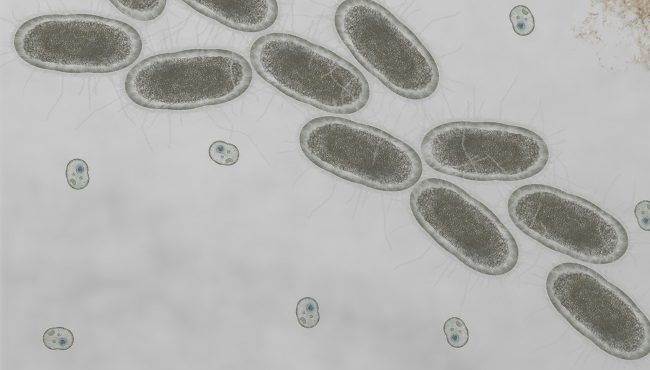
#> input picture bacteria.jpg, 1300 x 740 px (shown at 1/2 size)
$ jupyter execute 04_SciPy.ipynb
#> lines starting #> are read from the running program, lines starting #| are printed output that depends on the picture; after the words box and inside, x2 and y2 are one past the last pixel; in counts of white or black regions, pixels touching at a corner belong together
[cell 1]
import numpy as np
import matplotlib.pyplot as plt
from scipy.interpolate import interp1d
from scipy import optimize, signal, fftpack, ndimage

# Interpolations

[cell 2]
x = np.linspace(0, 10, 10)
y = x**2

f = interp1d(x, y, kind='linear')   # kind = linear, cubic, nearest, etc. (cf. doc)

new_x = np.linspace(0, 10, 30)
new_y = f(new_x)
plt.scatter(x, y)
plt.scatter(new_x, new_y)
plt.show()

# Optimisation
## Curve fit

[cell 3]
x = np.linspace(0, 2, 100)
y = 1/3*x**3 - 3/5*x**2 + 2 + np.random.randn(x.shape[0])/20
plt.scatter(x, y)
plt.show()

[cell 4]
def f(x, a, b, c, d):
    return a*x**3 + b*x**2 + c*x + d

[cell 5]
params, param_cov = optimize.curve_fit(f, x, y)  # Renvoie les paramètres de la fonction et la matrice de covariance

[cell 6]
plt.scatter(x, y)
plt.plot(x, f(x, params[0], params[1], params[2], params[3]), c='g')
#> figure, not shown here; curve peaks at x = 2, y = 2.31

## Minimisation

[cell 7]
def f(x):
    return x**2 + 15*np.sin(x)

[cell 8]
mini = optimize.minimize(f, x0=-10).x

[cell 9]
x = np.linspace(-10, 10, 100)
plt.plot(x, f(x))
plt.scatter(mini, f(mini), c='r', s=50)
plt.show()
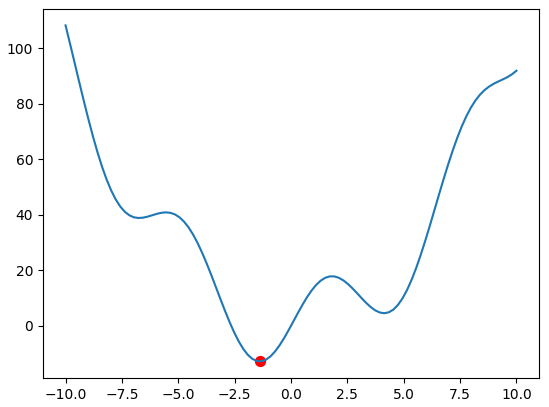
#> figure drawn by matplotlib, 1 panel; curve peaks at x = -10, y = 108.2

# Traitement du signal / FFT

[cell 10]
x = np.linspace(0, 30, 1000)
y = 3*np.sin(x) + 2*np.sin(5*x) + np.sin(10*x)
plt.plot(x, y)
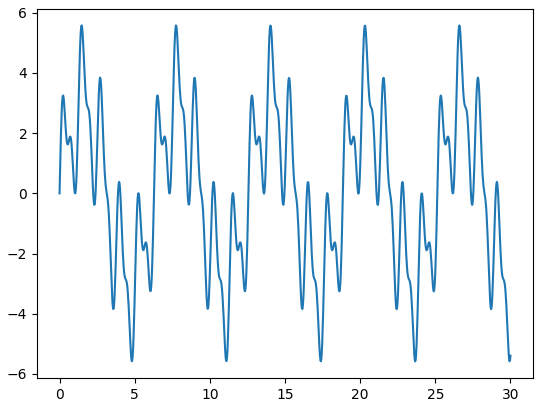
#> figure drawn by matplotlib, 1 panel; curve peaks at x = 1.47, y = 5.58

[cell 11]
fourier = fftpack.fft(y)
power = np.abs(fourier)
freqs = fftpack.fftfreq(y.size)

[cell 12]
plt.plot(np.abs(freqs), power)
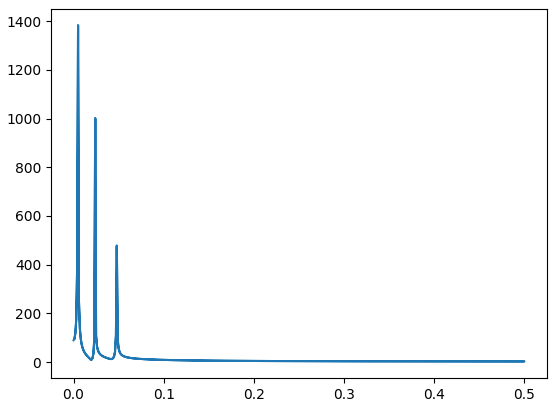
#> figure drawn by matplotlib, 1 panel

[cell 13]
y = 3*np.sin(x) + 2*np.sin(5*x) + np.sin(10*x) + np.random.random(x.shape[0])*10
fourier = fftpack.fft(y)
power = np.abs(fourier)
freqs = fftpack.fftfreq(y.size)
plt.plot(np.abs(freqs), power)
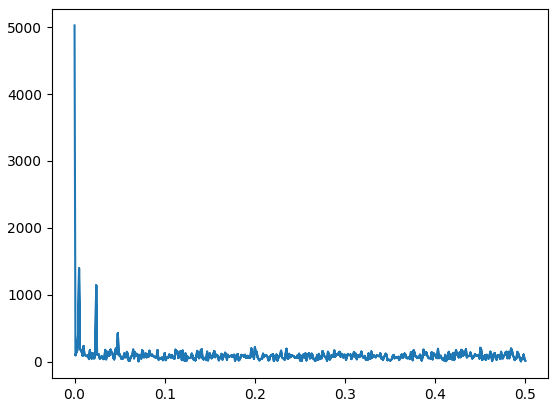
#> figure drawn by matplotlib, 1 panel

[cell 14]
# Filtrage
fourier[power<400] = 0
filtered_sig = fftpack.ifft(fourier)
plt.plot(x, filtered_sig)
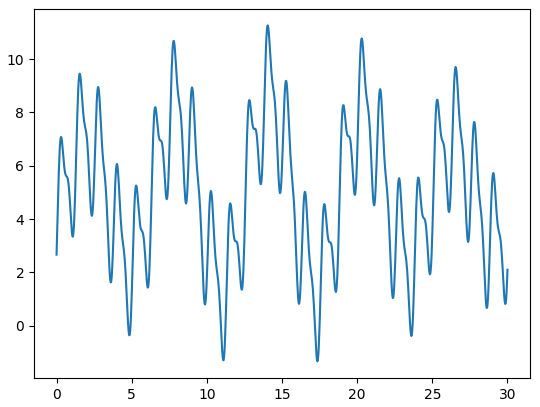
#> figure drawn by matplotlib, 1 panel; curve peaks at x = 14.05, y = 11.27

# Image processing

[cell 15]
# On charge une image qu'on va analyser
# Ici, une photo au microscope de bactéries
image = plt.imread('bacteria.jpg')
#> image is the input picture: shape (740, 1300, 3); mean R, G, B 176.3, 176.3, 174
image = image[:,:,0]
#> image: shape (740, 1300)
plt.imshow(image, cmap='gray')

[cell 16]
# On crée une copie qu'on va modifier (avec la méthode ravel)
image2 = np.copy(image)
# On affiche l'histogramme.
plt.hist(image2.ravel(), bins=255)
plt.show()
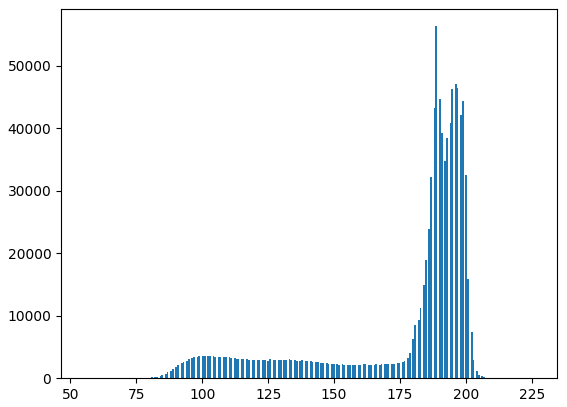
#> figure drawn by matplotlib, 1 panel; tallest bar 56289 high, from x = 188.4 to 189.1

[cell 17]
# On veut séparer le fond. Pour cela, on détermine le seuil à appliquer en regardant l'histogramme
# On fait du boolean indexing pour filter les pixels dont la valeur < 175
image = image < 170
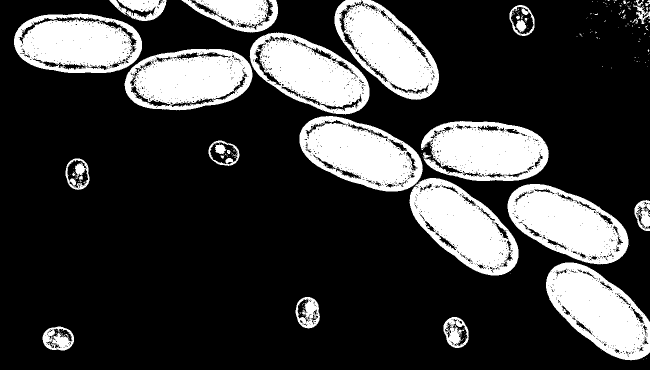
#> image: shape (740, 1300) bool (shown at 1/2 size); 23.5% white; 310 white regions (278 under 20 px), largest, box (x1, y1, x2, y2) and area: (1092, 525, 1300, 721) 23422, (1015, 368, 1257, 529) 23389, (819, 356, 1037, 551) 23295
# On peut afficher directement la nouvelle matrice même si elle ne contient que True/False
# On voit bien se détacher les bactéries, plus d'autres points en bas à gauche et du bruit en haut à droite
plt.imshow(image)

[cell 18]
# On applique un peu de morphologie pour supprimer le bruit
# C'est mieux mais pas encore top
filtered_image = ndimage.binary_opening(image)
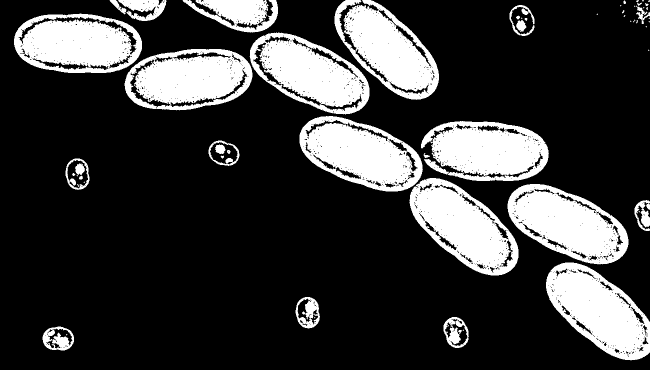
#> filtered_image: shape (740, 1300) bool (shown at 1/2 size); 23% white; 63 white regions (29 under 20 px), largest, box (x1, y1, x2, y2) and area: (1092, 525, 1300, 721) 23250, (1015, 368, 1257, 529) 23148, (819, 356, 1037, 551) 22997
plt.imshow(filtered_image)

[cell 19]
# On associe un label à chaque groupe de pixels contigus
# On obtient une image de labels et le nb total de labels placés
# On peut afficher directement la matrice des labels
label_image, nb_label = ndimage.label(filtered_image)
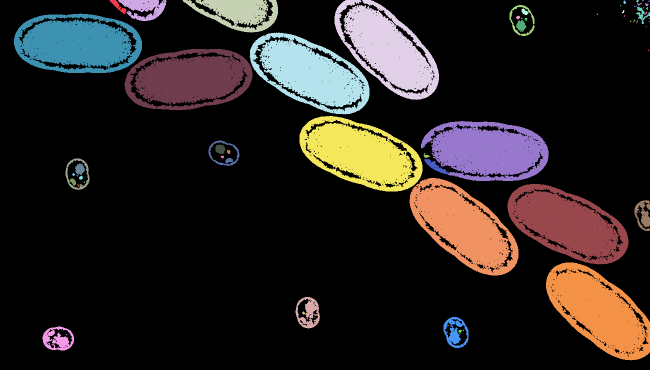
#> label_image: shape (740, 1300) int32 (shown at 1/2 size); 76 distinct labels, from 0 to 75; one colour per label, 0 black
#> nb_label = 75
print(nb_label)
#| 75
plt.imshow(label_image)

[cell 20]
# On détermine la taille de chaque groupe de pixels
sizes = ndimage.sum(filtered_image, label_image, range(nb_label))
#> sizes = 75 values, max 23250 at index 66, min 0 at index 0, mean 2946.7
# On peut tracer ça sur un graph
# On voit clairement que certains groupes contiennent bxp de pixels (les bactéries)
plt.scatter(range(nb_label), sizes)
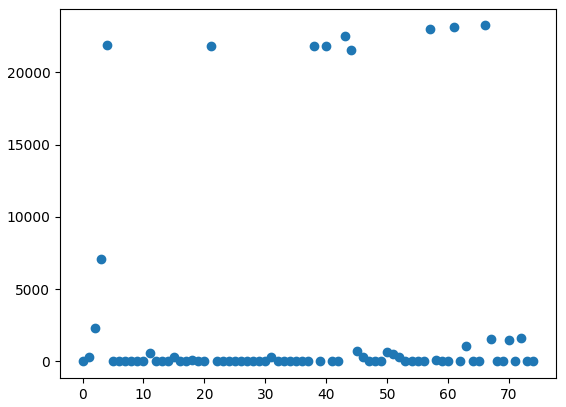
#> figure drawn by matplotlib, 1 panel

[cell 21]
real_cells = np.asarray(range(nb_label))[sizes > 15000]
#> real_cells = [4, 21, 38, 40, 43, 44, 57, 61, 66]
len(real_cells)
#> Out = 9
